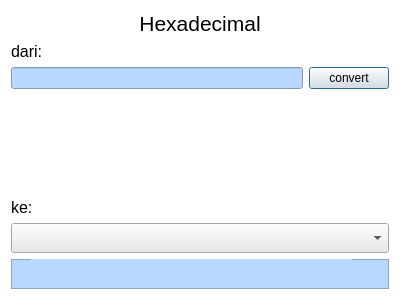
<?xml version="1.0" encoding="UTF-8"?>
<ui version="4.0">
 <class>HexadecimalWindow</class>
 <widget class="QDialog" name="HexadecimalWindow">
  <property name="geometry">
   <rect>
    <x>0</x>
    <y>0</y>
    <width>400</width>
    <height>300</height>
   </rect>
  </property>
  <property name="windowTitle">
   <string>Dialog</string>
  </property>
  <property name="styleSheet">
   <string notr="true">background-color: rgb(255, 255, 255);</string>
  </property>
  <layout class="QVBoxLayout" name="verticalLayout">
   <item>
    <widget class="QLabel" name="label">
     <property name="text">
      <string>&lt;!DOCTYPE HTML PUBLIC &quot;-//W3C//DTD HTML 4.0//EN&quot; &quot;http://www.w3.org/TR/REC-html40/strict.dtd&quot;&gt;
&lt;html&gt;&lt;head&gt;&lt;meta name=&quot;qrichtext&quot; content=&quot;1&quot; /&gt;&lt;style type=&quot;text/css&quot;&gt;
p, li { white-space: pre-wrap; }
&lt;/style&gt;&lt;/head&gt;&lt;body style=&quot; font-family:'MS Shell Dlg 2'; font-size:8.25pt; font-weight:400; font-style:normal;&quot;&gt;
&lt;p align=&quot;center&quot; style=&quot; margin-top:0px; margin-bottom:0px; margin-left:0px; margin-right:0px; -qt-block-indent:0; text-indent:0px;&quot;&gt;&lt;span style=&quot; font-size:16pt;&quot;&gt;Hexadecimal&lt;/span&gt;&lt;/p&gt;&lt;/body&gt;&lt;/html&gt;</string>
     </property>
    </widget>
   </item>
   <item>
    <widget class="QLabel" name="label_2">
     <property name="text">
      <string>&lt;!DOCTYPE HTML PUBLIC &quot;-//W3C//DTD HTML 4.0//EN&quot; &quot;http://www.w3.org/TR/REC-html40/strict.dtd&quot;&gt;
&lt;html&gt;&lt;head&gt;&lt;meta name=&quot;qrichtext&quot; content=&quot;1&quot; /&gt;&lt;style type=&quot;text/css&quot;&gt;
p, li { white-space: pre-wrap; }
&lt;/style&gt;&lt;/head&gt;&lt;body style=&quot; font-family:'MS Shell Dlg 2'; font-size:8.25pt; font-weight:400; font-style:normal;&quot;&gt;
&lt;p style=&quot; margin-top:0px; margin-bottom:0px; margin-left:0px; margin-right:0px; -qt-block-indent:0; text-indent:0px;&quot;&gt;&lt;span style=&quot; font-size:12pt;&quot;&gt;dari:&lt;/span&gt;&lt;/p&gt;&lt;/body&gt;&lt;/html&gt;</string>
     </property>
    </widget>
   </item>
   <item>
    <layout class="QHBoxLayout" name="horizontalLayout">
     <item>
      <widget class="QLineEdit" name="line_input">
       <property name="styleSheet">
        <string notr="true">border-color: rgb(3, 3, 3);
background-color: rgb(185, 216, 255);</string>
       </property>
      </widget>
     </item>
     <item>
      <widget class="QPushButton" name="convert_Button">
       <property name="styleSheet">
        <string notr="true">background-color: rgb(232, 232, 232);
</string>
       </property>
       <property name="text">
        <string>convert</string>
       </property>
      </widget>
     </item>
    </layout>
   </item>
   <item>
    <spacer name="verticalSpacer">
     <property name="orientation">
      <enum>Qt::Vertical</enum>
     </property>
     <property name="sizeHint" stdset="0">
      <size>
       <width>20</width>
       <height>40</height>
      </size>
     </property>
    </spacer>
   </item>
   <item>
    <widget class="QLabel" name="label_3">
     <property name="text">
      <string>&lt;!DOCTYPE HTML PUBLIC &quot;-//W3C//DTD HTML 4.0//EN&quot; &quot;http://www.w3.org/TR/REC-html40/strict.dtd&quot;&gt;
&lt;html&gt;&lt;head&gt;&lt;meta name=&quot;qrichtext&quot; content=&quot;1&quot; /&gt;&lt;style type=&quot;text/css&quot;&gt;
p, li { white-space: pre-wrap; }
&lt;/style&gt;&lt;/head&gt;&lt;body style=&quot; font-family:'MS Shell Dlg 2'; font-size:8.25pt; font-weight:400; font-style:normal;&quot;&gt;
&lt;p style=&quot; margin-top:0px; margin-bottom:0px; margin-left:0px; margin-right:0px; -qt-block-indent:0; text-indent:0px;&quot;&gt;&lt;span style=&quot; font-size:12pt;&quot;&gt;ke:&lt;/span&gt;&lt;/p&gt;&lt;/body&gt;&lt;/html&gt;</string>
     </property>
    </widget>
   </item>
   <item>
    <widget class="QComboBox" name="comboBox">
     <property name="minimumSize">
      <size>
       <width>0</width>
       <height>30</height>
      </size>
     </property>
     <property name="styleSheet">
      <string notr="true">background-color: rgb(232, 232, 232);
font: 11pt &quot;MS Shell Dlg 2&quot;;</string>
     </property>
    </widget>
   </item>
   <item>
    <widget class="QFrame" name="frame">
     <property name="minimumSize">
      <size>
       <width>0</width>
       <height>30</height>
      </size>
     </property>
     <property name="styleSheet">
      <string notr="true">border-color: rgb(3, 3, 3);
background-color: rgb(185, 216, 255);</string>
     </property>
     <property name="frameShape">
      <enum>QFrame::StyledPanel</enum>
     </property>
     <property name="frameShadow">
      <enum>QFrame::Raised</enum>
     </property>
     <widget class="QLabel" name="label_output">
      <property name="geometry">
       <rect>
        <x>20</x>
        <y>0</y>
        <width>321</width>
        <height>16</height>
       </rect>
      </property>
      <property name="text">
       <string>&lt;!DOCTYPE HTML PUBLIC &quot;-//W3C//DTD HTML 4.0//EN&quot; &quot;http://www.w3.org/TR/REC-html40/strict.dtd&quot;&gt;
&lt;html&gt;&lt;head&gt;&lt;meta name=&quot;qrichtext&quot; content=&quot;1&quot; /&gt;&lt;style type=&quot;text/css&quot;&gt;
p, li { white-space: pre-wrap; }
&lt;/style&gt;&lt;/head&gt;&lt;body style=&quot; font-family:'MS Shell Dlg 2'; font-size:8.25pt; font-weight:400; font-style:normal;&quot;&gt;
&lt;p style=&quot;-qt-paragraph-type:empty; margin-top:0px; margin-bottom:0px; margin-left:0px; margin-right:0px; -qt-block-indent:0; text-indent:0px; font-size:8pt;&quot;&gt;&lt;/p&gt;&lt;/body&gt;&lt;/html&gt;</string>
      </property>
     </widget>
    </widget>
   </item>
  </layout>
 </widget>
 <resources/>
 <connections/>
</ui>
